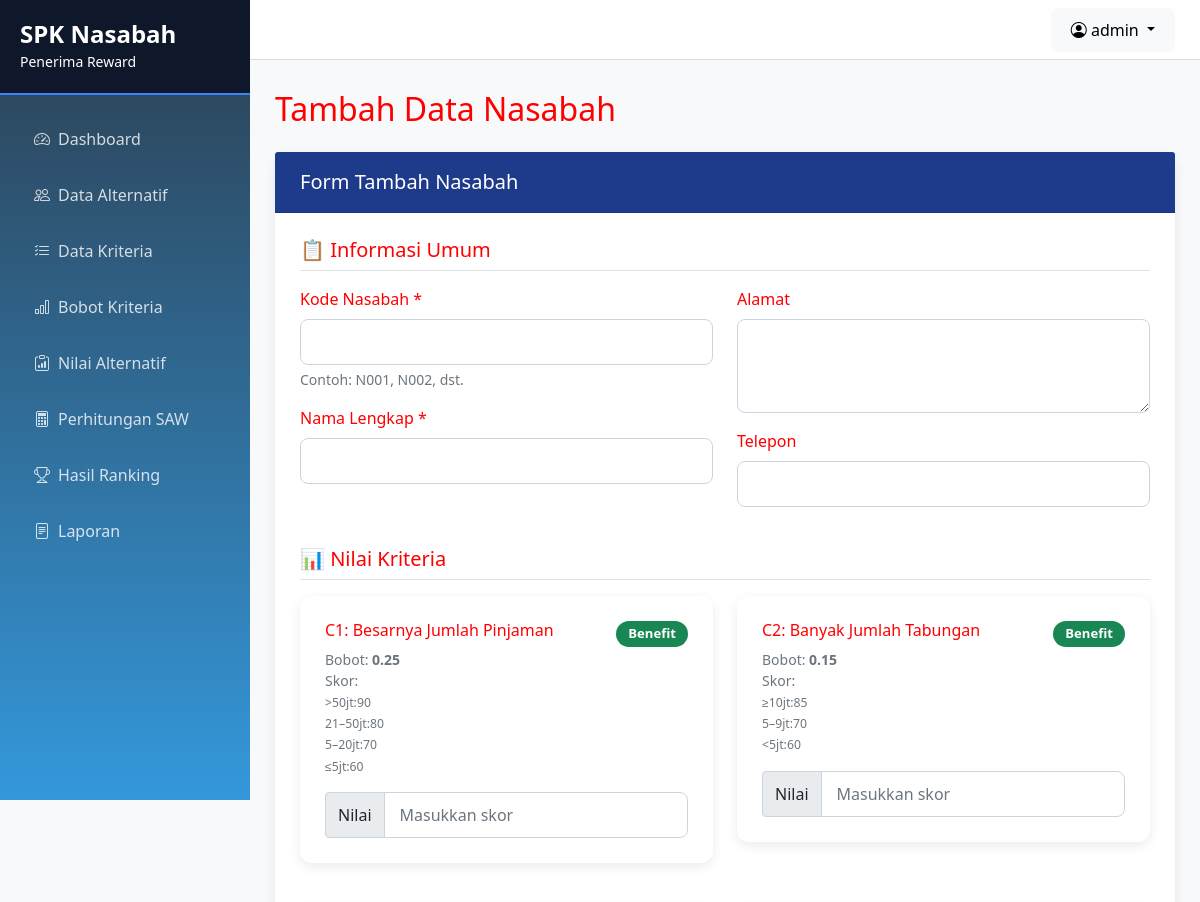
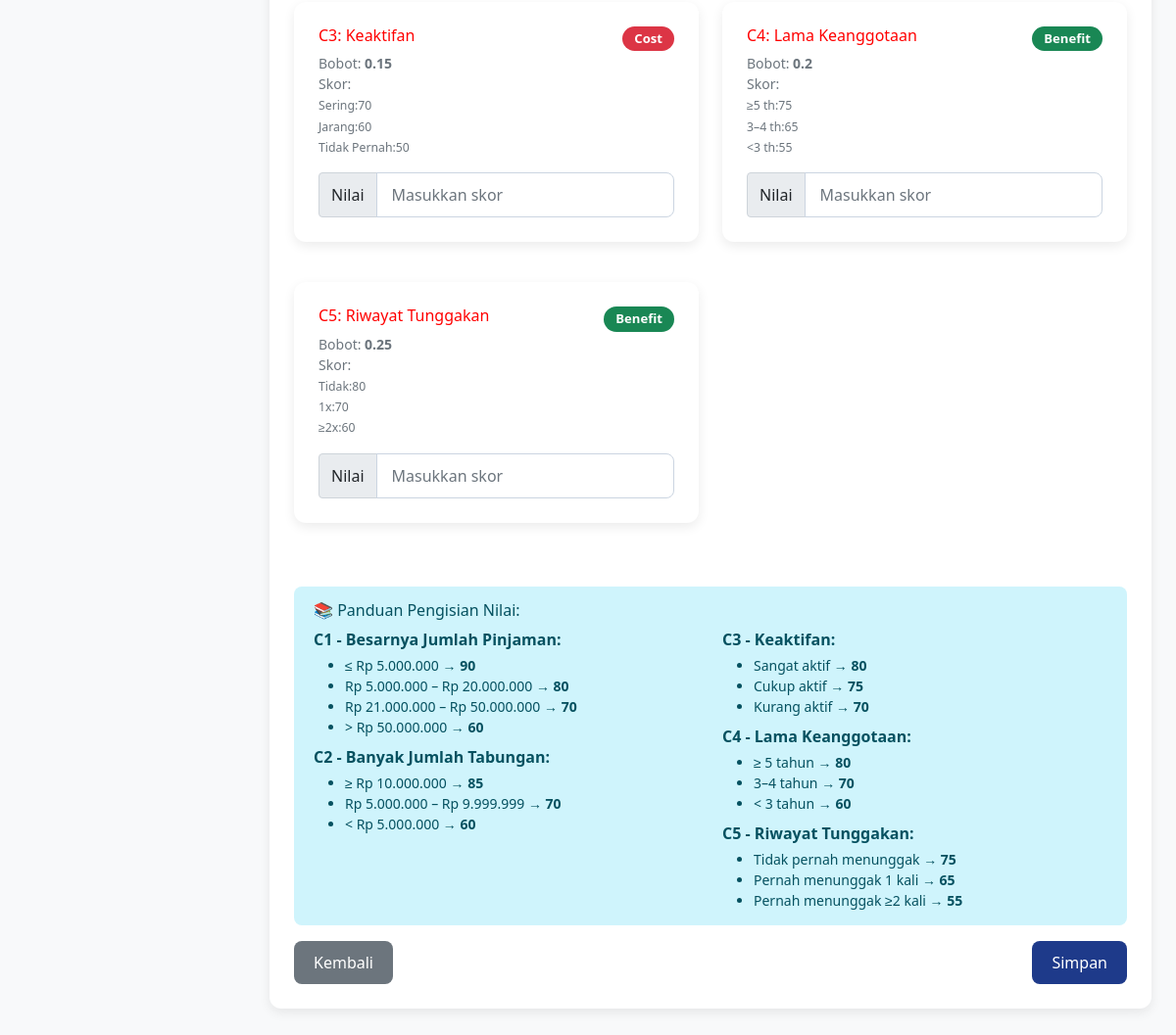
Page /alternatif/tambah (signed in) on the committed database (2 pictures, top to bottom).
### models.py (models this page shows, shortened)
class User(db.Model, UserMixin):
    id = db.Column(db.Integer, primary_key=True)
    username = db.Column(db.String(80), unique=True, nullable=False)
    password_hash = db.Column(db.String(200), nullable=False)
    nama_lengkap = db.Column(db.String(100))
    role = db.Column(db.String(20), default='admin')  # admin, user
    active = db.Column(db.Boolean, default=True)
    created_at = db.Column(db.DateTime, default=datetime.utcnow)

class Kriteria(db.Model):
    id = db.Column(db.Integer, primary_key=True)
    kode = db.Column(db.String(10), unique=True, nullable=False)
    nama = db.Column(db.String(100), nullable=False)
    atribut = db.Column(db.String(10), nullable=False)  # benefit/cost
    bobot = db.Column(db.Float, nullable=False)
    keterangan = db.Column(db.Text)  # Untuk menyimpan keterangan skor

### app.py (the view, shortened to what this page needs)
@app.route('/alternatif/tambah', methods=['GET', 'POST'])
@login_required
def tambah_alternatif():
    kriterias = Kriteria.query.all()
    return render_template('alternatif_form.html', action='Tambah', kriterias=kriterias)

### app.py (called while the page is built)
@login_manager.user_loader
def load_user(user_id):
    return User.query.get(int(user_id))

@app.context_processor
def inject_user_and_version():
    return {
        'current_user': current_user,
        'css_version': int(time.time())
    }

### templates/alternatif_form.html (shortened to what this page needs)
{% extends "base.html" %}
{% block header %}{{ action }} Data Nasabah{% endblock %}
{% block content %}
<div class="card">
    <div class="card-header">
        <h5 class="mb-0">Form {{ action }} Nasabah</h5>
    </div>
    <div class="card-body">
        <form method="POST">
            <h5 class="mb-3 border-bottom pb-2">📋 Informasi Umum</h5>
            <div class="row mb-4">
                <div class="col-md-6">
                    <div class="mb-3">
                        <label for="kode" class="form-label">Kode Nasabah *</label>
                        <input type="text" class="form-control" id="kode" name="kode"
                               value="{{ nasabah.kode if nasabah else '' }}" required>
                        <div class="form-text">Contoh: N001, N002, dst.</div>
                    </div>
                    <div class="mb-3">
                        <label for="nama" class="form-label">Nama Lengkap *</label>
                        <input type="text" class="form-control" id="nama" name="nama"
                               value="{{ nasabah.nama if nasabah else '' }}" required>
                    </div>
                </div>
                <div class="col-md-6">
                    <div class="mb-3">
                        <label for="alamat" class="form-label">Alamat</label>
                        <textarea class="form-control" id="alamat" name="alamat" rows="3">{{ nasabah.alamat if nasabah else '' }}</textarea>
                    </div>
                    <div class="mb-3">
                        <label for="telepon" class="form-label">Telepon</label>
                        <input type="text" class="form-control" id="telepon" name="telepon"
                               value="{{ nasabah.telepon if nasabah else '' }}">
                    </div>
                </div>
            </div>
            <h5 class="mb-3 border-bottom pb-2">📊 Nilai Kriteria</h5>
            <div class="row mb-4">
                {% for kriteria in kriterias %}
                <div class="col-md-6 mb-3">
                    <div class="card">
                        <div class="card-body">
                            <h6 class="card-title">
                                {{ kriteria.kode }}: {{ kriteria.nama }}
                                <span class="badge {% if kriteria.atribut == 'benefit' %}bg-success{% else %}bg-danger{% endif %} float-end">
                                    {{ kriteria.atribut|title }}
                                </span>
                            </h6>
                            <p class="card-text small text-muted">
                                Bobot: <strong>{{ kriteria.bobot }}</strong><br>
                                {% if kriteria.keterangan %}
                                Skor:
                                {% for line in kriteria.keterangan.split('\n') %}
                                    {% if line.strip() %}
                                    <br><small>{{ line }}</small>
                                    {% endif %}
                                {% endfor %}
                                {% endif %}
                            </p>
                            <div class="input-group">
                                <span class="input-group-text">Nilai</span>
                                <input type="number" class="form-control"
                                       name="nilai_{{ kriteria.kode }}"
                                       value="{{ nilai_dict[kriteria.kode] if kriteria.kode in nilai_dict else '' }}"
                                       step="1" min="0" max="100"
                                       placeholder="Masukkan skor"
                                       required>
                            </div>
                        </div>
                    </div>
                </div>
                {% endfor %}
            </div>
            <div class="alert alert-info">
                <h6>📚 Panduan Pengisian Nilai:</h6>
                <div class="row">
                    <div class="col-md-6">
                        <p class="mb-1"><strong>C1 - Besarnya Jumlah Pinjaman:</strong></p>
                        <ul class="small mb-2">
                            <li>≤ Rp 5.000.000 → <strong>90</strong></li>
                            <li>Rp 5.000.000 – Rp 20.000.000 → <strong>80</strong></li>
                            <li>Rp 21.000.000 – Rp 50.000.000 → <strong>70</strong></li>
                            <li>> Rp 50.000.000 → <strong>60</strong></li>
                        </ul>
                        <p class="mb-1"><strong>C2 - Banyak Jumlah Tabungan:</strong></p>
                        <ul class="small mb-2">
                            <li>≥ Rp 10.000.000 → <strong>85</strong></li>
                            <li>Rp 5.000.000 – Rp 9.999.999 → <strong>70</strong></li>
                            <li>< Rp 5.000.000 → <strong>60</strong></li>
                        </ul>
                    </div>
                    <div class="col-md-6">
                        <p class="mb-1"><strong>C3 - Keaktifan:</strong></p>
                        <ul class="small mb-2">
                            <li>Sangat aktif → <strong>80</strong></li>
                            <li>Cukup aktif → <strong>75</strong></li>
                            <li>Kurang aktif → <strong>70</strong></li>
                        </ul>
                        <p class="mb-1"><strong>C4 - Lama Keanggotaan:</strong></p>
                        <ul class="small mb-2">
                            <li>≥ 5 tahun → <strong>80</strong></li>
                            <li>3–4 tahun → <strong>70</strong></li>
                            <li>< 3 tahun → <strong>60</strong></li>
                        </ul>
                        <p class="mb-1"><strong>C5 - Riwayat Tunggakan:</strong></p>
                        <ul class="small mb-0">
                            <li>Tidak pernah menunggak → <strong>75</strong></li>
                            <li>Pernah menunggak 1 kali → <strong>65</strong></li>
                            <li>Pernah menunggak ≥2 kali → <strong>55</strong></li>
                        </ul>
                    </div>
                </div>
            </div>
            <div class="d-flex justify-content-between">
                <a href="{{ url_for('alternatif') }}" class="btn btn-secondary">Kembali</a>
                <button type="submit" class="btn btn-primary">Simpan</button>
            </div>
        </form>
    </div>
</div>
{% endblock %}

### templates/base.html (shortened to what this page needs)
<!DOCTYPE html>
<html lang="id">
<head>
    <link href="https://cdn.jsdelivr.net/npm/bootstrap@5.1.3/dist/css/bootstrap.min.css" rel="stylesheet">
    <link rel="stylesheet" href="{{ url_for('static', filename='style.css') }}?v={{ css_version }}">
    <link rel="stylesheet" href="https://cdn.jsdelivr.net/npm/bootstrap-icons@1.8.1/font/bootstrap-icons.css">
</head>
<body>
<nav id="sidebar">
    <div class="sidebar-header">
        <h4 class="mb-0">SPK Nasabah</h4>
        <small>Penerima Reward</small>
    </div>
    <ul class="nav flex-column mt-3">
        <li class="nav-item">
            <a class="nav-link {% if request.endpoint=='dashboard' %}active{% endif %}" href="{{ url_for('dashboard') }}">
                <i class="bi bi-speedometer2 me-2"></i>Dashboard
            </a>
        </li>
        <li class="nav-item">
            <a class="nav-link {% if request.endpoint=='alternatif' %}active{% endif %}" href="{{ url_for('alternatif') }}">
                <i class="bi bi-people me-2"></i>Data Alternatif
            </a>
        </li>
        <li class="nav-item">
            <a class="nav-link {% if request.endpoint=='kriteria' %}active{% endif %}" href="{{ url_for('kriteria') }}">
                <i class="bi bi-list-check me-2"></i>Data Kriteria
            </a>
        </li>
        <li class="nav-item">
            <a class="nav-link {% if request.endpoint=='bobot' %}active{% endif %}" href="{{ url_for('bobot') }}">
                <i class="bi bi-bar-chart me-2"></i>Bobot Kriteria
            </a>
        </li>
        <li class="nav-item">
            <a class="nav-link {% if request.endpoint=='nilai_alternatif' %}active{% endif %}" href="{{ url_for('nilai_alternatif') }}">
                <i class="bi bi-clipboard-data me-2"></i>Nilai Alternatif
            </a>
        </li>
        <li class="nav-item">
            <a class="nav-link {% if request.endpoint=='perhitungan_saw' %}active{% endif %}" href="{{ url_for('perhitungan_saw') }}">
                <i class="bi bi-calculator me-2"></i>Perhitungan SAW
            </a>
        </li>
        <li class="nav-item">
            <a class="nav-link {% if request.endpoint=='hasil_ranking' %}active{% endif %}" href="{{ url_for('hasil_ranking') }}">
                <i class="bi bi-trophy me-2"></i>Hasil Ranking
            </a>
        </li>
        <li class="nav-item">
            <a class="nav-link {% if request.endpoint=='laporan' %}active{% endif %}" href="{{ url_for('laporan') }}">
                <i class="bi bi-file-text me-2"></i>Laporan
            </a>
        </li>
    </ul>
</nav>
<div class="topbar">
    {% if current_user.is_authenticated %}
    <div class="dropdown">
        <a class="btn btn-light dropdown-toggle" href="#" data-bs-toggle="dropdown">
            <i class="bi bi-person-circle"></i> {{ current_user.username }}
        </a>
    </div>
    {% endif %}
</div>
<div class="content">
    <h2 class="mb-4">{% block header %}{% endblock %}</h2>
    {% block content %}{% endblock %}
</div>
</body>
</html>

### statics/style.css (style rules this page uses)
:root { --primary-color: #1e3a8a; --secondary-color: #3b82f6; --light-color: #f8fafc; --sidebar-bg: #1e3a8a; --sidebar-hover: #3b82f6; --sidebar-active: #60a5fa; --card-bg: #ffffff; --content-bg: #f1f5f9; }
* { margin: 0; padding: 0; box-sizing: border-box; }
body { font-family: 'Segoe UI', Tahoma, Geneva, Verdana, sans-serif; background-color: var(--content-bg); color: #333; min-height: 100vh; }
#sidebar { background-color: #1e293b !important; min-height: 100vh; }
#sidebar .sidebar-header { background-color: #0f172a !important; border-bottom: 2px solid #3b82f6 !important; }
#sidebar .sidebar-header h4 { color: #ffffff !important; font-weight: bold; font-size: 1.5rem; }
#sidebar .nav-link { color: rgba(255, 255, 255, 0.8) !important; padding: 12px 20px; border-left: 4px solid transparent; transition: all 0.3s ease; }
.nav-link::before { margin-right: 10px; font-size: 1.1em; }
.card { background-color: var(--card-bg); border: none; border-radius: 12px; padding: 0; margin-bottom: 25px; box-shadow: 0 4px 12px rgba(0, 0, 0, 0.08); }
.card-header { background-color: var(--primary-color); color: white; padding: 18px 25px; font-weight: 600; }
.card-body { padding: 25px; }
.badge { padding: 6px 12px; font-size: 0.82rem; border-radius: 20px; }
.alert { border: none; border-radius: 8px; padding: 15px 20px; }
.btn { padding: 10px 20px; border-radius: 8px; font-weight: 500; border: none; transition: all 0.3s ease; }
.btn-primary { background-color: var(--primary-color); }
.form-control { border-radius: 8px; border: 1px solid #cbd5e1; padding: 10px 15px; }
body { color: red; }

### templates/base.html (style rules this page uses)
body { margin: 0; background: #f8f9fa; }
#sidebar { position: fixed; top: 0; left: 0; width: 250px; height: 100vh; background: linear-gradient(180deg, #2c3e50 0%, #3498db 100%); color: white; z-index: 1000; }
.sidebar-header { padding: 20px; background: rgba(0,0,0,0.2); border-bottom: 1px solid rgba(255,255,255,0.1); }
.nav-link { color: rgba(255,255,255,0.85); padding: 12px 20px; margin: 4px 10px; border-radius: 8px; }
.topbar { position: fixed; left: 250px; right: 0; height: 60px; background: white; border-bottom: 1px solid #ddd; display: flex; align-items: center; justify-content: flex-end; padding: 0 25px; z-index: 900; }
.content { margin-left: 250px; padding: 90px 25px 25px; }

### rows in the picture
User: username "admin"
Kriteria: kode "C1", nama "Besarnya Jumlah Pinjaman", atribut "Benefit", bobot "0.25", line ">50jt:90" "21–50jt:80" "5–20jt:70" "≤5jt:60"
Kriteria: kode "C2", nama "Banyak Jumlah Tabungan", atribut "Benefit", bobot "0.15", line "≥10jt:85" "5–9jt:70" "<5jt:60"
Kriteria: kode "C3", nama "Keaktifan", atribut "Cost", bobot "0.15", line "Sering:70" "Jarang:60" "Tidak Pernah:50"
Kriteria: kode "C4", nama "Lama Keanggotaan", atribut "Benefit", bobot "0.2", line "≥5 th:75" "3–4 th:65" "<3 th:55"
Kriteria: kode "C5", nama "Riwayat Tunggakan", atribut "Benefit", bobot "0.25", line "Tidak:80" "1x:70" "≥2x:60"

### other values in the picture
{{ action }} "Tambah"
